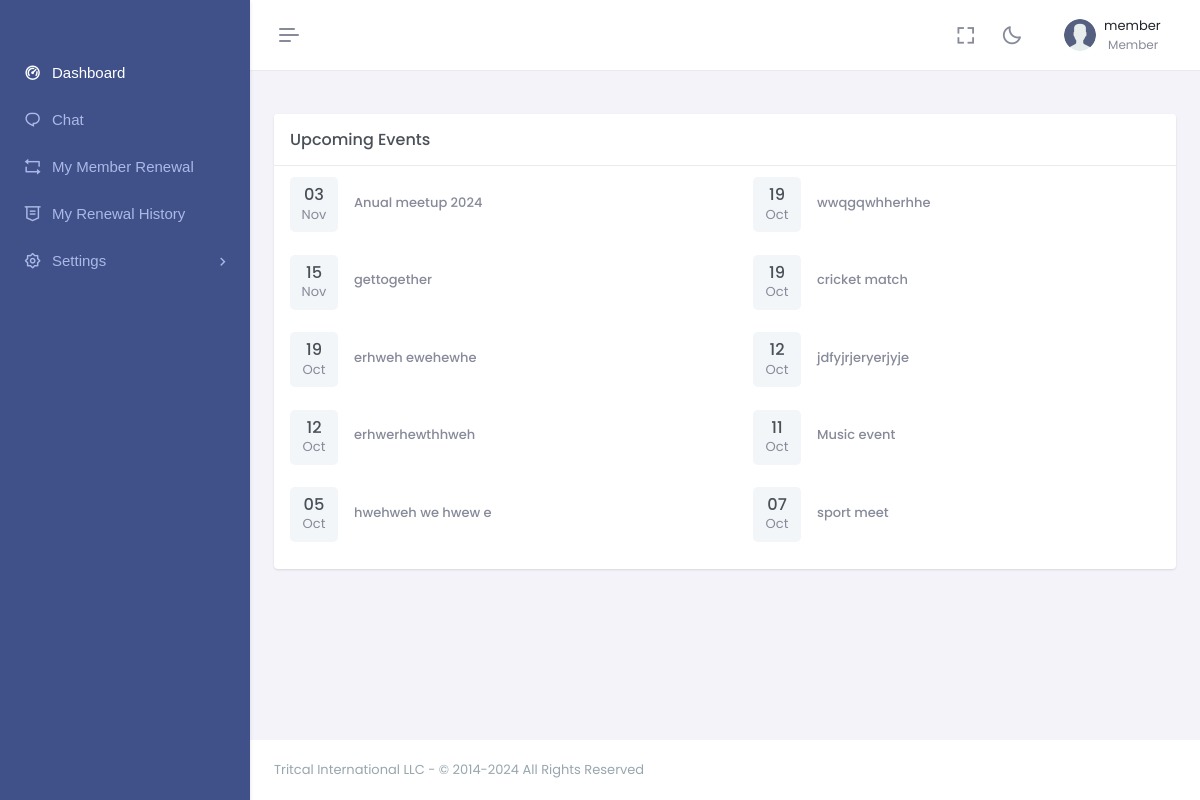
Before: /member_dashboard.php (signed in) with the older database file.
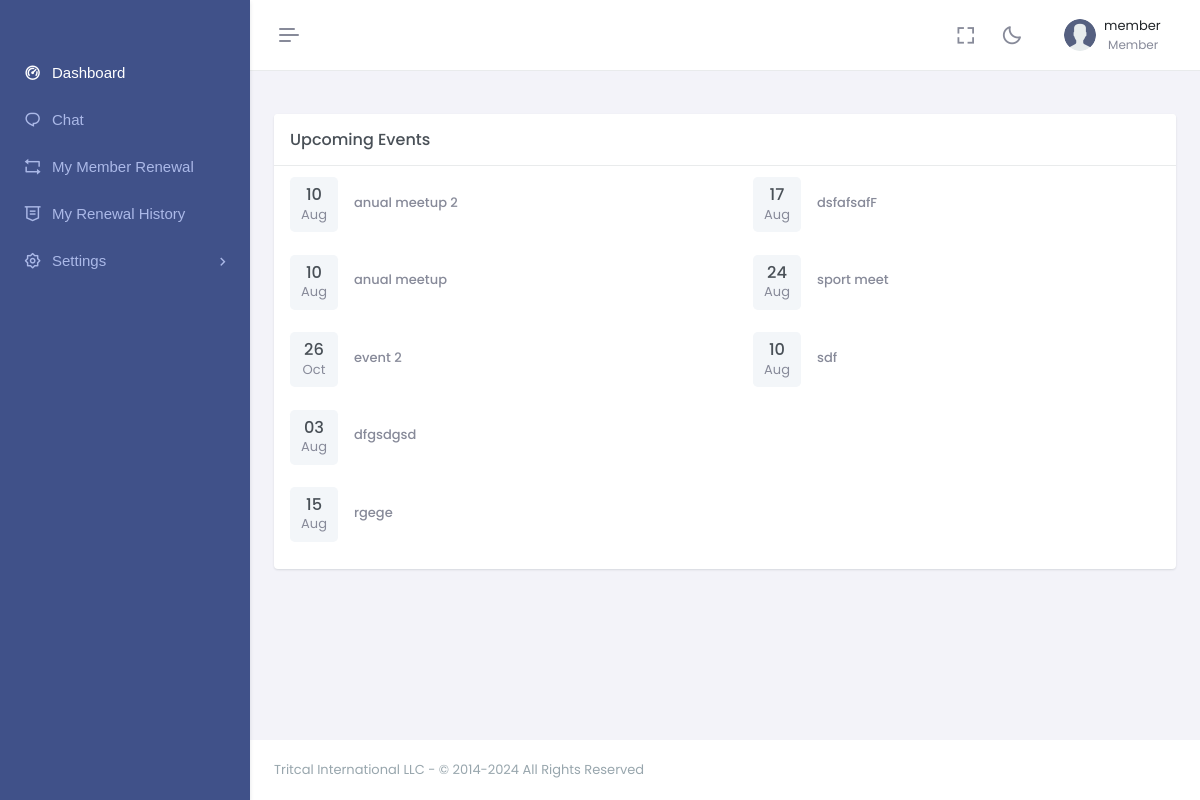
After: the same page with the newer database file.
### tables this page shows
CREATE TABLE `events` (
  `event_id` int(11) NOT NULL,
  `event_title` varchar(255) NOT NULL,
  `event_date` date DEFAULT NULL,
  `event_time` time DEFAULT NULL,
  `event_location` varchar(255) NOT NULL,
  `event_description` varchar(255) DEFAULT NULL,
  `event_image` text DEFAULT NULL
);

### member_dashboard.php (the view, shortened to what this page needs)
<?php
require 'db.php';
?>
<!doctype html>
<html lang="en" data-layout="vertical" data-topbar="light" data-sidebar="dark" data-sidebar-size="lg"
    data-sidebar-image="none" data-preloader="disable" data-theme="default" data-theme-colors="default">
<head>
    <link href="assets/libs/jsvectormap/css/jsvectormap.min.css" rel="stylesheet" type="text/css" />
    <link href="assets/libs/swiper/swiper-bundle.min.css" rel="stylesheet" type="text/css" />
    <link href="assets/css/bootstrap.min.css" rel="stylesheet" type="text/css" />
    <link href="assets/css/icons.min.css" rel="stylesheet" type="text/css" />
    <link href="assets/css/app.min.css" rel="stylesheet" type="text/css" />
    <link href="assets/css/custom.min.css" rel="stylesheet" type="text/css" />
</head>
<body>
    <div id="layout-wrapper">
        <?php include './inc/member_header.php'; ?>
        <?php include './inc/member_sidebar.php'; ?>
        <div class="main-content">
            <div class="page-content">
                <div class="container-fluid">
                    <div class="row">
                        <div class="col">
                            <div class="h-100">
                                <div class="row mb-3 pb-1">
                                </div>
                                <div class="row">
                                    <div class="col-lg-12">
                                        <div class="card card-height-100">
                                            <div class="card-header align-items-center d-flex">
                                                <h4 class="card-title mb-0 flex-grow-1">Upcoming Events</h4>
                                            </div>
                                            <div class="card-body pt-0">
                                                <?php
                                                $sql = "SELECT * FROM events ORDER BY event_id DESC LIMIT 10";
                                                $result = $conn->query($sql);
                                                $events = [];
                                                if ($result && $result->num_rows > 0) {
                                                    while ($row = $result->fetch_assoc()) {
                                                        $events[] = $row;
                                                    }
                                                }
                                                $leftColumn = array_slice($events, 0, 5);
                                                $rightColumn = array_slice($events, 5);
                                                ?>
                                                <div class="row">
                                                    <div class="col-md-6">
                                                        <ul class="list-group" >
                                                            <?php foreach ($leftColumn as $row): ?>
                                                                <a href="event_page.php?event_id=<?= base64_encode($row["event_id"]); ?>"target="_blank">
                                                                <li class="list-group-item ps-0" style="border:none">
                                                                    <div class="row align-items-center g-3">
                                                                        <div class="col-auto">
                                                                            <div
                                                                                class="avatar-sm p-1 py-2 h-auto bg-light rounded-3 material-shadow">
                                                                                <div class="text-center">
                                                                                    <?php
                                                                                    $timestamp = strtotime($row['event_date']);
                                                                                    $day = date('d', $timestamp);
                                                                                    $month = date('M', $timestamp);
                                                                                    ?>
                                                                                    <h5 class="mb-0"><?php echo $day; ?>
                                                                                    </h5>
                                                                                    <div class="text-muted">
                                                                                        <?php echo $month; ?></div>
                                                                                </div>
                                                                            </div>
                                                                        </div>
                                                                        <div class="col">
                                                                            <h6 class="mt-0 mb-1 text-muted">
                                                                                <?php echo $row['event_title']; ?></h6>
                                                                        </div>
                                                                    </div>
                                                                </li>
                                                                </a>
                                                            <?php endforeach; ?>
                                                        </ul>
                                                    </div>
                                                    <div class="col-md-6">
                                                        <ul class="list-group">
                                                            <?php foreach ($rightColumn as $row): ?>
                                                                <a href="event_page.php?event_id=<?= base64_encode($row["event_id"]); ?>"target="_blank">
                                                                <li class="list-group-item" style="border:none" >
                                                                    <div class="row align-items-center g-3"  >
                                                                        <div class="col-auto">
                                                                            <div
                                                                                class="avatar-sm p-1 py-2 h-auto bg-light rounded-3 material-shadow">
                                                                                <div class="text-center">
                                                                                    <?php
                                                                                    $timestamp = strtotime($row['event_date']);
                                                                                    $day = date('d', $timestamp);
                                                                                    $month = date('M', $timestamp);
                                                                                    ?>
                                                                                    <h5 class="mb-0"><?php echo $day; ?>
                                                                                    </h5>
                                                                                    <div class="text-muted">
                                                                                        <?php echo $month; ?></div>
                                                                                </div>
                                                                            </div>
                                                                        </div>
                                                                        <div class="col">
                                                                            <h6 class="mt-0 mb-1 text-muted">
                                                                                <?php echo $row['event_title']; ?></h6>
                                                                        </div>
                                                                    </div>
                                                                </li>
                                                                </a>
                                                            <?php endforeach; ?>
                                                        </ul>
                                                    </div>
                                                </div>
                                            </div>
                                        </div>
                                    </div>
                                </div>
                            </div>
                        </div>
                    </div>
                </div>
            </div>
            <?php include './inc/dash_footer.php'; ?>
        </div>
</body>
</html>

### inc/member_header.php (shortened to what this page needs)
<header id="page-topbar">
    <div class="layout-width">
        <div class="navbar-header">
            <div class="d-flex">
                <button type="button"
                    class="btn btn-sm px-3 fs-16 header-item vertical-menu-btn topnav-hamburger material-shadow-none"
                    id="topnav-hamburger-icon">
                    <span class="hamburger-icon">
                        <span></span>
                        <span></span>
                        <span></span>
                    </span>
                </button>
            </div>
            <div class="d-flex align-items-center">
                <div class="ms-1 header-item d-none d-sm-flex">
                    <button type="button"
                        class="btn btn-icon btn-topbar material-shadow-none btn-ghost-secondary rounded-circle"
                        data-toggle="fullscreen">
                        <i class='bx bx-fullscreen fs-22'></i>
                    </button>
                </div>
                <div class="ms-1 header-item d-none d-sm-flex">
                    <button type="button"
                        class="btn btn-icon btn-topbar material-shadow-none btn-ghost-secondary rounded-circle light-dark-mode">
                        <i class='bx bx-moon fs-22'></i>
                    </button>
                </div>
                <div class="dropdown ms-sm-3 header-item topbar-user" style="background-color:white;">
                    <button type="button" class="btn material-shadow-none" id="page-header-user-dropdown"
                        data-bs-toggle="dropdown" aria-haspopup="true" aria-expanded="false"
                        style="background-color:white;">
                        <span class="d-flex align-items-center">
                            <img class="rounded-circle header-profile-user" src="assets/images/users/user.png"
                                alt="Header Avatar">
                            <span class="text-start ms-xl-2">
                                <?php
                                echo $_SESSION['member_username'];
                                ?>
                                <span class="d-none d-xl-block ms-1 fs-12 user-name-sub-text">Member</span>
                            </span>
                        </span>
                    </button>
                </div>
            </div>
        </div>
    </div>
</header>

### inc/member_sidebar.php (shortened to what this page needs)
<div class="app-menu navbar-menu">
    <div id="scrollbar">
        <div class="container-fluid">
            <div id="two-column-menu" style=" padding-top:50px;" >
            </div>
            <ul class="navbar-nav" id="navbar-nav"  >
                <li class="nav-item">
                    <a class="nav-link menu-link" href="member_dashboard.php">
                        <i class="ri-dashboard-2-line"></i> <span data-key="t-widgets">Dashboard</span>
                    </a>
                </li>
                <li class="nav-item">
                    <a class="nav-link menu-link" href="member_chat.php">
                        <i class="ri-chat-1-line"></i> <span data-key="t-widgets">Chat</span>
                    </a>
                </li>
                <li class="nav-item">
                    <a class="nav-link menu-link" href="member_renewal.php">
                        <i class="ri-repeat-line"></i> <span data-key="t-widgets">My Member Renewal</span>
                    </a>
                </li>
                <li class="nav-item">
                    <a class="nav-link menu-link" href="member_renewal_history.php">
                        <i class="ri-honour-line"></i> <span data-key="t-widgets">My Renewal History</span>
                    </a>
                </li>
                <li class="nav-item">
                    <a class="nav-link menu-link" href="#sidebarCharts" data-bs-toggle="collapse" role="button"
                        aria-expanded="false" aria-controls="sidebarCharts">
                        <i class="ri-settings-2-line"></i> <span data-key="t-charts">Settings</span>
                    </a>
                </li>
            </ul>
        </div>
    </div>
    <div class="sidebar-background"></div>
</div>

### inc/dash_footer.php
<footer class="footer">
                <div class="container-fluid">
                    <div class="row">
                        <div class="col-sm-6">
                        <p class="copyright-text">Tritcal International LLC - © 2014-<?= date("Y") ?> All Rights Reserved</p>
                        </div>
                        <div class="col-sm-6">
                        </div>
                    </div>
                </div>
            </footer>
        </div>

Changed rows visible on the page:
removed events: event_date "03", event_date "Nov", event_title "Anual meetup 2024", shown under "Upcoming Events"
removed events: event_date "15", event_date "Nov", event_title "gettogether", shown under "Upcoming Events"
removed events: event_date "19", event_date "Oct", event_title "erhweh ewehewhe", shown under "Upcoming Events"
removed events: event_date "12", event_date "Oct", event_title "erhwerhewthhweh", shown under "Upcoming Events"
removed events: event_date "05", event_date "Oct", event_title "hwehweh we hwew e", shown under "Upcoming Events"
removed events: event_date "19", event_date "Oct", event_title "wwqgqwhherhhe"
removed events: event_date "19", event_date "Oct", event_title "cricket match"
removed events: event_date "12", event_date "Oct", event_title "jdfyjrjeryerjyje"
removed events: event_date "11", event_date "Oct", event_title "Music event"
removed events: event_date "07", event_date "Oct", event_title "sport meet"
added events: event_date "10", event_date "Aug", event_title "anual meetup 2", shown under "Upcoming Events"
added events: event_date "10", event_date "Aug", event_title "anual meetup", shown under "Upcoming Events"
added events: event_date "26", event_date "Oct", event_title "event 2", shown under "Upcoming Events"
added events: event_date "03", event_date "Aug", event_title "dfgsdgsd", shown under "Upcoming Events"
added events: event_date "15", event_date "Aug", event_title "rgege", shown under "Upcoming Events"
added events: event_date "17", event_date "Aug", event_title "dsfafsafF"
added events: event_date "24", event_date "Aug", event_title "sport meet"
added events: event_date "10", event_date "Aug", event_title "sdf"
